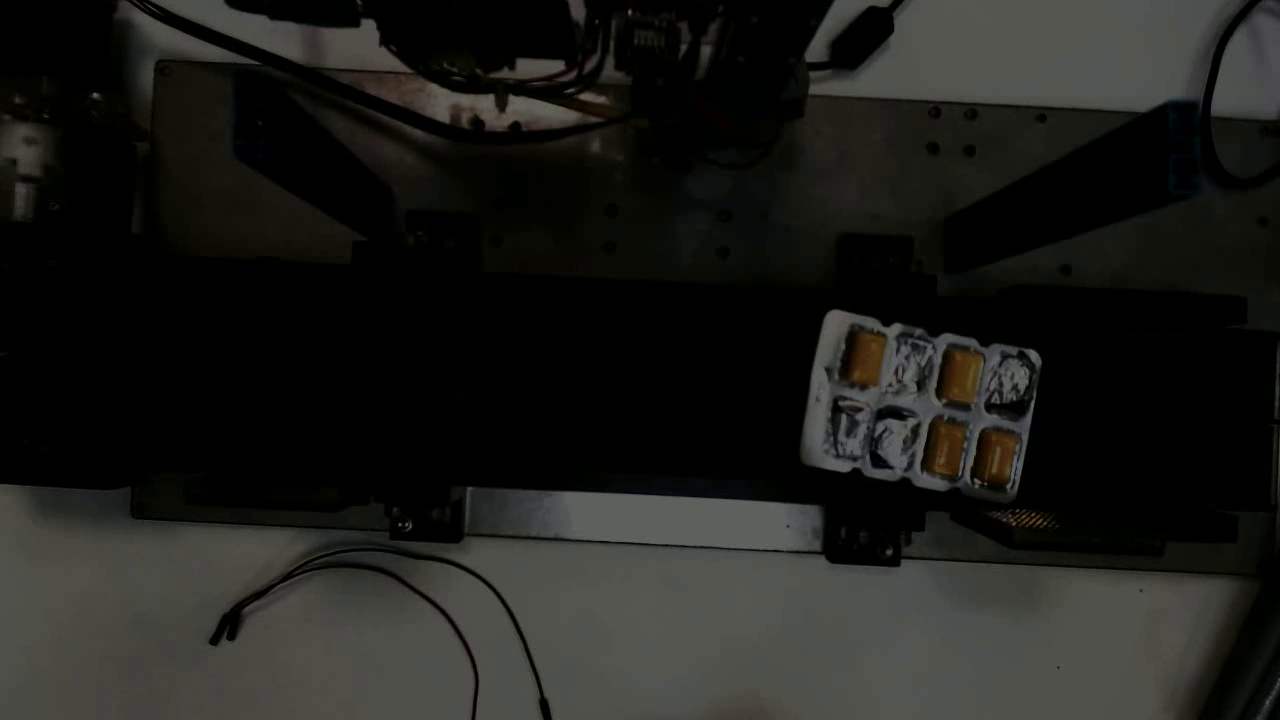
#> input picture frame 25 of data/Defect/clip_1762492660.mp4, 1280 x 720 px, given in place of the camera
$ python count_pills_simple.py
#> lines starting #> are read from the running program, lines starting #| are printed output that depends on the picture; after the words box and inside, x2 and y2 are one past the last pixel; in counts of white or black regions, pixels touching at a corner belong together
#> in main, frame is the input picture: shape (720, 1280, 3); mean B, G, R 26.9, 30, 29.8
import cv2, json, argparse, time, numpy as np
from pathlib import Path
from collections import deque

# [5 lines left out: function load_quad, not called in this run]

def warp_topdown(bgr, M, size):
    return cv2.warpPerspective(bgr, M, size)

def build_blob_params(cfg):
    p = cv2.SimpleBlobDetector_Params()
    p.minThreshold  = cfg["min_thr"]
    p.maxThreshold  = cfg["max_thr"]
    p.thresholdStep = cfg["thr_step"]

    p.filterByArea = True
    p.minArea = float(cfg["min_area"]); p.maxArea = float(cfg["max_area"])

    p.filterByCircularity = True; p.minCircularity = float(cfg["min_circ"])
    p.filterByConvexity  = True; p.minConvexity   = float(cfg["min_conv"])
    p.filterByInertia    = True; p.minInertiaRatio= float(cfg["min_inertia"])
    p.filterByColor = False
    return cv2.SimpleBlobDetector_create(p)

def apply_gamma(img, gamma):
    if abs(gamma - 1.0) < 1e-3: return img
    # LUT for speed
    inv = 1.0 / max(1e-6, gamma)
    table = (np.clip(((np.arange(256)/255.0) ** inv) * 255.0, 0, 255)).astype(np.uint8)
    return cv2.LUT(img, table)

def apply_wb_gains(bgr, gains):
    if gains is None: return bgr
    gB, gG, gR = gains
    out = bgr.astype(np.float32)
    out[...,0] *= gB; out[...,1] *= gG; out[...,2] *= gR
    return np.clip(out, 0, 255).astype(np.uint8)

def center_zoom(bgr, zoom):
#> called with zoom = 2.5
    if zoom <= 1.0 + 1e-6: return bgr
    h, w = bgr.shape[:2]
    nh, nw = int(h/zoom), int(w/zoom)
    y1 = max(0, (h - nh)//2); x1 = max(0, (w - nw)//2)
    crop = bgr[y1:y1+nh, x1:x1+nw]
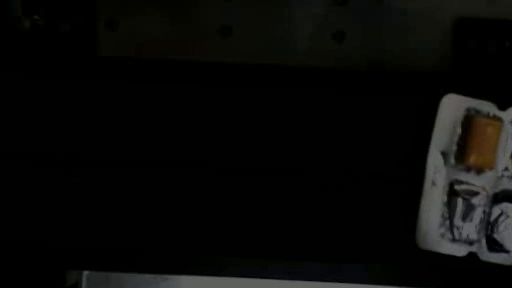
#> crop: shape (288, 512, 3); mean B, G, R 8.2, 9.9, 9.4
    return cv2.resize(crop, (w, h), interpolation=cv2.INTER_LINEAR)

def preprocess_frame(frame_bgr, pre):
    # digital zoom
    img = center_zoom(frame_bgr, pre["zoom"])
    # rotate (keep tray aligned)
    if abs(pre["rotate_deg"]) > 1e-3:
        h, w = img.shape[:2]
        M = cv2.getRotationMatrix2D((w/2, h/2), pre["rotate_deg"], 1.0)
        img = cv2.warpAffine(img, M, (w, h))
    # brightness/contrast (alpha, beta)
    img = cv2.convertScaleAbs(img, alpha=pre["alpha"], beta=pre["beta"])
    # gamma
    img = apply_gamma(img, pre["gamma"])
    # simple white-balance gains
    img = apply_wb_gains(img, pre["wb"]) if pre["wb"] else img
    # Return both color + gray variants
    gray = cv2.cvtColor(img, cv2.COLOR_BGR2GRAY)
    # CLAHE
    clahe = cv2.createCLAHE(clipLimit=pre["clahe_clip"], tileGridSize=(pre["clahe_tile"], pre["clahe_tile"]))
    gray = clahe.apply(gray)
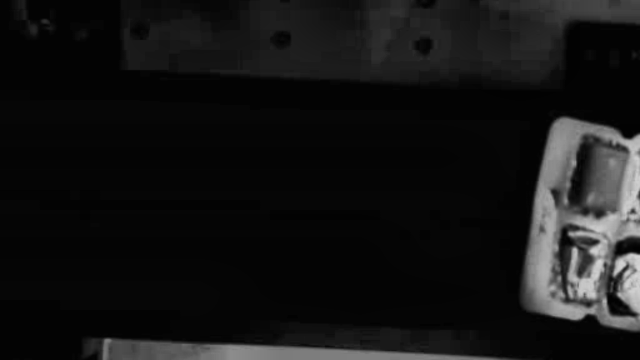
#> gray: shape (720, 1280) (shown at 1/2 size); min 2, max 213, mean 20.7
    # blur
    if pre["blur"] > 0:
        k = pre["blur"] + (1 - pre["blur"] % 2)  # odd
#> k = 5
        gray = cv2.GaussianBlur(gray, (k, k), 0)
    return img, gray

class TemporalPillTracker:
    def __init__(self, max_frames=30, cluster_distance=30.0, min_detection_ratio=0.3):
        # Ensure max_frames is at least 2 for temporal tracking to work
        self.max_frames = max(2, max_frames) if max_frames > 0 else 2
        self.cluster_distance = cluster_distance
        self.min_detection_ratio = min_detection_ratio
        self.detection_history = deque(maxlen=self.max_frames)
        self.frame_counter = 0

    def add_frame(self, keypoints):
        points = np.array([(kp.pt[0], kp.pt[1]) for kp in keypoints], dtype=np.float32)
        self.detection_history.append((self.frame_counter, points))
        self.frame_counter += 1

    def get_stable_count(self):
        if len(self.detection_history) < 2:
            if self.detection_history:
                return len(self.detection_history[-1][1])
            return 0

        # Collect all detection points with their frame indices
        all_points = []
        for frame_idx, points in self.detection_history:
            for pt in points:
                all_points.append((pt[0], pt[1], frame_idx))

        if not all_points:
            return 0

        # Convert to numpy for efficient computation
        points_array = np.array([(p[0], p[1]) for p in all_points], dtype=np.float32)
        frame_indices = np.array([p[2] for p in all_points], dtype=np.int32)

        # Cluster nearby detections (same pill across frames)
        clusters = self._cluster_points(points_array, frame_indices)

        # Count clusters that appear frequently enough
        min_frames_required = max(1, int(len(self.detection_history) * self.min_detection_ratio))
        stable_count = 0

        for cluster_frames in clusters:
            if len(cluster_frames) >= min_frames_required:
                stable_count += 1

        return stable_count

    # [31 lines left out: function _cluster_points, not called in this run]

    def reset(self):
        self.detection_history.clear()
        self.frame_counter = 0

DEFAULTS = {
    "warp": {"quad": "", "width": 600, "height": 300},
    "preprocess": {
        "zoom": 2.5, "rotate_deg": 0.0,
        "alpha": 1.0, "beta": 0.0,           # contrast, brightness
        "gamma": 1.0,
        "wb": [1.0, 1.0, 1.0],               # B,G,R gains; set null to disable
        "clahe_clip": 2.0, "clahe_tile": 8,
        "blur": 5
    },
    "blob": {
        "min_area": 300, "max_area": 5000,
        "min_circ": 0.6, "min_conv": 0.7, "min_inertia": 0.2,
        "min_thr": 10, "max_thr": 220, "thr_step": 10
    },
    "temporal": {
        "enabled": True,
        "max_frames": 10,              # Number of frames to track (recommended: 20-45)
        "cluster_distance": 30.0,       # Pixel distance for clustering (recommended: 25-40)
        "min_detection_ratio": 0.3      # Min appearance ratio (recommended: 0.2-0.4)
    }
}

def load_settings(path):
    cfg = json.loads(json.dumps(DEFAULTS))  # deep copy
    if path and Path(path).exists():
        user = json.loads(Path(path).read_text())
        # shallow-merge top levels
        for k in user:
            if isinstance(user[k], dict):
                cfg[k].update(user[k])
            else:
                cfg[k] = user[k]
    return cfg

def configure_camera(cap, args):
    if args.fourcc:
        cap.set(cv2.CAP_PROP_FOURCC, cv2.VideoWriter_fourcc(*args.fourcc))
    if args.cam_w>0: cap.set(cv2.CAP_PROP_FRAME_WIDTH,  args.cam_w)
    if args.cam_h>0: cap.set(cv2.CAP_PROP_FRAME_HEIGHT, args.cam_h)
    if args.cam_fps>0: cap.set(cv2.CAP_PROP_FPS, args.cam_fps)
    if args.auto_exposure is not None:
        cap.set(cv2.CAP_PROP_AUTO_EXPOSURE, 0.75 if args.auto_exposure else 0.25)
    if args.exposure is not None:
        cap.set(cv2.CAP_PROP_EXPOSURE, float(args.exposure))
    if args.auto_wb is not None:
        cap.set(cv2.CAP_PROP_AUTO_WB, 1 if args.auto_wb else 0)
    if args.wb_temp is not None:
        cap.set(cv2.CAP_PROP_WB_TEMPERATURE, int(args.wb_temp))
    if args.brightness is not None:
        cap.set(cv2.CAP_PROP_BRIGHTNESS, float(args.brightness))
    if args.gain is not None:
        cap.set(cv2.CAP_PROP_GAIN, float(args.gain))
    if args.auto_focus is not None:
        cap.set(cv2.CAP_PROP_AUTOFOCUS, 1 if args.auto_focus else 0)
    if args.focus is not None:
        cap.set(cv2.CAP_PROP_FOCUS, float(args.focus))

def main():
    ap = argparse.ArgumentParser()
    ap.add_argument("--src", default="0", help="Camera index or path to video/image")
    ap.add_argument("--settings", default="", help="JSON with warp/preprocess/blob (applied to ALL sources)")

    # camera (live only)
    ap.add_argument("--backend", default="", help="DSHOW/MSMF")
    ap.add_argument("--fourcc",  default="", help="e.g. MJPG, YUY2")
    ap.add_argument("--cam-w", type=int, default=1280)
    ap.add_argument("--cam-h", type=int, default=720)
    ap.add_argument("--cam-fps", type=int, default=30)
    ap.add_argument("--auto-exposure", type=lambda s:s.lower() in ("1","true","yes"), default=None)
    ap.add_argument("--exposure", type=float, default=None)
    ap.add_argument("--auto-wb", type=lambda s:s.lower() in ("1","true","yes"), default=None)
    ap.add_argument("--wb-temp", type=int, default=None)
    ap.add_argument("--brightness", type=float, default=None)
    ap.add_argument("--gain", type=float, default=None)
    ap.add_argument("--auto-focus", type=lambda s:s.lower() in ("1","true","yes"), default=None)
    ap.add_argument("--focus", type=float, default=None)

    # quick overrides
    ap.add_argument("--zoom", type=float, default=None)
    ap.add_argument("--rotate", type=float, default=None)
    ap.add_argument("--alpha", type=float, default=None)
    ap.add_argument("--beta", type=float, default=None)
    ap.add_argument("--gamma", type=float, default=None)

    # temporal aggregation
    ap.add_argument("--no-temporal", action="store_true", help="Disable temporal aggregation")
    ap.add_argument("--temporal-frames", type=int, default=None, help="Number of frames to track (default: 30)")
    ap.add_argument("--temporal-distance", type=float, default=None, help="Cluster distance in pixels (default: 30.0)")
    ap.add_argument("--temporal-ratio", type=float, default=None, help="Min detection ratio 0.0-1.0 (default: 0.3)")

    # show FPS
    ap.add_argument("--show-fps", action="store_true")
    args = ap.parse_args()

    cfg = load_settings(args.settings)
    # overrides
    if args.zoom   is not None: cfg["preprocess"]["zoom"] = args.zoom
    if args.rotate is not None: cfg["preprocess"]["rotate_deg"] = args.rotate
    if args.alpha  is not None: cfg["preprocess"]["alpha"] = args.alpha
    if args.beta   is not None: cfg["preprocess"]["beta"]  = args.beta
    if args.gamma  is not None: cfg["preprocess"]["gamma"] = args.gamma

    # temporal overrides
    if args.no_temporal:
        cfg["temporal"]["enabled"] = False
    if args.temporal_frames is not None:
        cfg["temporal"]["max_frames"] = args.temporal_frames
    if args.temporal_distance is not None:
        cfg["temporal"]["cluster_distance"] = args.temporal_distance
    if args.temporal_ratio is not None:
        cfg["temporal"]["min_detection_ratio"] = args.temporal_ratio

    warp_w = cfg["warp"]["width"]; warp_h = cfg["warp"]["height"]
    M = None
    if cfg["warp"]["quad"]:
        M = load_quad(cfg["warp"]["quad"], warp_w, warp_h)

    # single image → one shot
    src_arg = args.src
    is_image = isinstance(src_arg, str) and src_arg.lower().endswith((".jpg",".jpeg",".png",".bmp",".tif",".tiff"))
    detector = build_blob_params(cfg["blob"])

    # Initialize temporal tracker (only for video/camera streams)
    tracker = None
    if not is_image and cfg["temporal"]["enabled"]:
        # Validate max_frames - if 0 or negative, disable temporal tracking
        if cfg["temporal"]["max_frames"] <= 0:
            print("WARNING: max_frames <= 0, disabling temporal tracking")
            cfg["temporal"]["enabled"] = False
        else:
            tracker = TemporalPillTracker(
                max_frames=cfg["temporal"]["max_frames"],
                cluster_distance=cfg["temporal"]["cluster_distance"],
                min_detection_ratio=cfg["temporal"]["min_detection_ratio"]
            )
            print(f"Temporal tracking: {cfg['temporal']['max_frames']} frames, "
                  f"distance={cfg['temporal']['cluster_distance']:.1f}px, "
                  f"ratio={cfg['temporal']['min_detection_ratio']:.2f}")

    def process_frame(frame, use_temporal=True):
        # unified preprocessing (identical for camera & video)
        color, gray = preprocess_frame(frame, cfg["preprocess"])
        warped = warp_topdown(color, M, (warp_w, warp_h)) if M is not None else cv2.resize(color, (warp_w, warp_h))
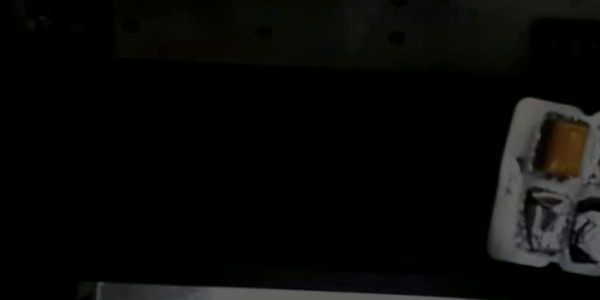
#> warped: shape (300, 600, 3); mean B, G, R 8.2, 9.8, 9.3
        gray_w = cv2.cvtColor(warped, cv2.COLOR_BGR2GRAY)
        # CLAHE/blur again after warp to stabilize size/contrast
        clahe = cv2.createCLAHE(clipLimit=cfg["preprocess"]["clahe_clip"], tileGridSize=(cfg["preprocess"]["clahe_tile"], cfg["preprocess"]["clahe_tile"]))
        gray_w = clahe.apply(gray_w)
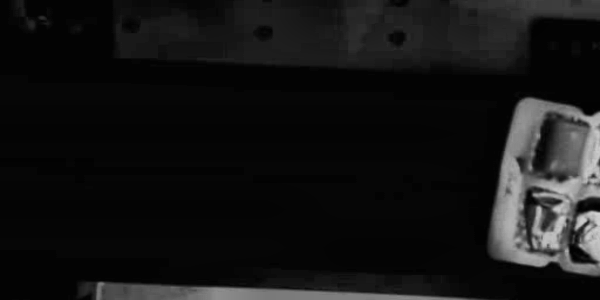
#> gray_w: shape (300, 600); min 2, max 208, mean 20.5
        if cfg["preprocess"]["blur"] > 0:
            k = cfg["preprocess"]["blur"] + (1 - cfg["preprocess"]["blur"] % 2)
            gray_w = cv2.GaussianBlur(gray_w, (k, k), 0)
        kps = detector.detect(gray_w)
#> kps = ()

        # Get count with temporal aggregation if enabled
        if use_temporal and tracker is not None:
            tracker.add_frame(kps)
#> in add_frame, `points = np.array([(kp.pt[0], kp.pt[1]) for kp in keypoints], dtype=np..`: points = empty array
            stable_count = tracker.get_stable_count()
            current_count = len(kps)
#> current_count = 0
            count_text = f"stable={stable_count} (current={current_count})"
#> count_text = 'stable=0 (current=0)'
            # Color coding based on stable count
            if stable_count >= 8:
                count_color = (0, 255, 0)  # Green - OK
            elif stable_count >= 6:
                count_color = (0, 165, 255)  # Orange - partial detection
            else:
                count_color = (0, 0, 255)  # Red - likely defect
        else:
            stable_count = len(kps)
            count_text = f"count={stable_count}"
            count_color = (0, 255, 0)

        vis = cv2.drawKeypoints(warped, kps, None, (0,255,0), cv2.DRAW_MATCHES_FLAGS_DRAW_RICH_KEYPOINTS)
        cv2.putText(vis, count_text, (10,30), cv2.FONT_HERSHEY_SIMPLEX, 0.8, count_color, 2)
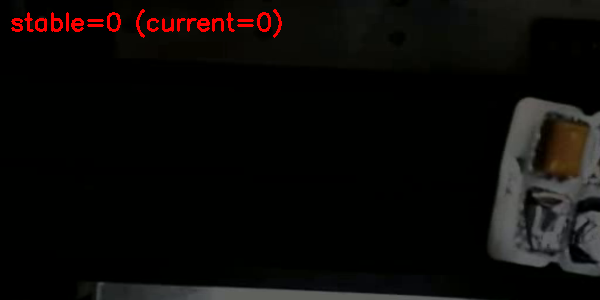
#> vis: shape (300, 600, 3); 1.01% of pixels changed, all inside (x1, y1, x2, y2) = (11, 9, 282, 38)
        return vis

    if is_image:
        img = cv2.imread(src_arg)
        if img is None: print(f"ERROR: cannot open image {src_arg}"); return
        out = process_frame(img, use_temporal=False)
        cv2.imshow("pill_count_warp", out)
        cv2.waitKey(0); cv2.destroyAllWindows()
        return

    # open camera/video
    # (backend hint for Windows)
    if args.backend.upper() == "DSHOW":
        cap = cv2.VideoCapture(int(src_arg) if src_arg.isdigit() else src_arg, cv2.CAP_DSHOW)
    elif args.backend.upper() == "MSMF":
        cap = cv2.VideoCapture(int(src_arg) if src_arg.isdigit() else src_arg, cv2.CAP_MSMF)
    else:
        cap = cv2.VideoCapture(int(src_arg) if src_arg.isdigit() else src_arg)

    if not cap.isOpened():
        print(f"ERROR: cannot open source {src_arg}"); return

    # Live-only properties (videos ignore these; that’s fine — our processing is identical)
    if src_arg.isdigit():
        configure_camera(cap, args)

    last, frames, fps_txt = time.time(), 0, ""
    while True:
        ok, frame = cap.read()
        if not ok: break
        vis = process_frame(frame, use_temporal=(tracker is not None))
        if args.show_fps:
            frames += 1
            now = time.time()
            if now - last >= 0.5:
                fps_txt = f"{frames/(now-last):.1f} FPS"; frames = 0; last = now
            cv2.putText(vis, fps_txt, (10,60), cv2.FONT_HERSHEY_SIMPLEX, 0.8, (255,255,0), 2)
        cv2.imshow("pill_count_warp", vis)
        if (cv2.waitKey(1) & 0xFF) in (27, ord('q')): break
#> (key q is pressed here)

    cap.release(); cv2.destroyAllWindows()

if __name__ == "__main__":
    main()

$ run again, starting later in the video
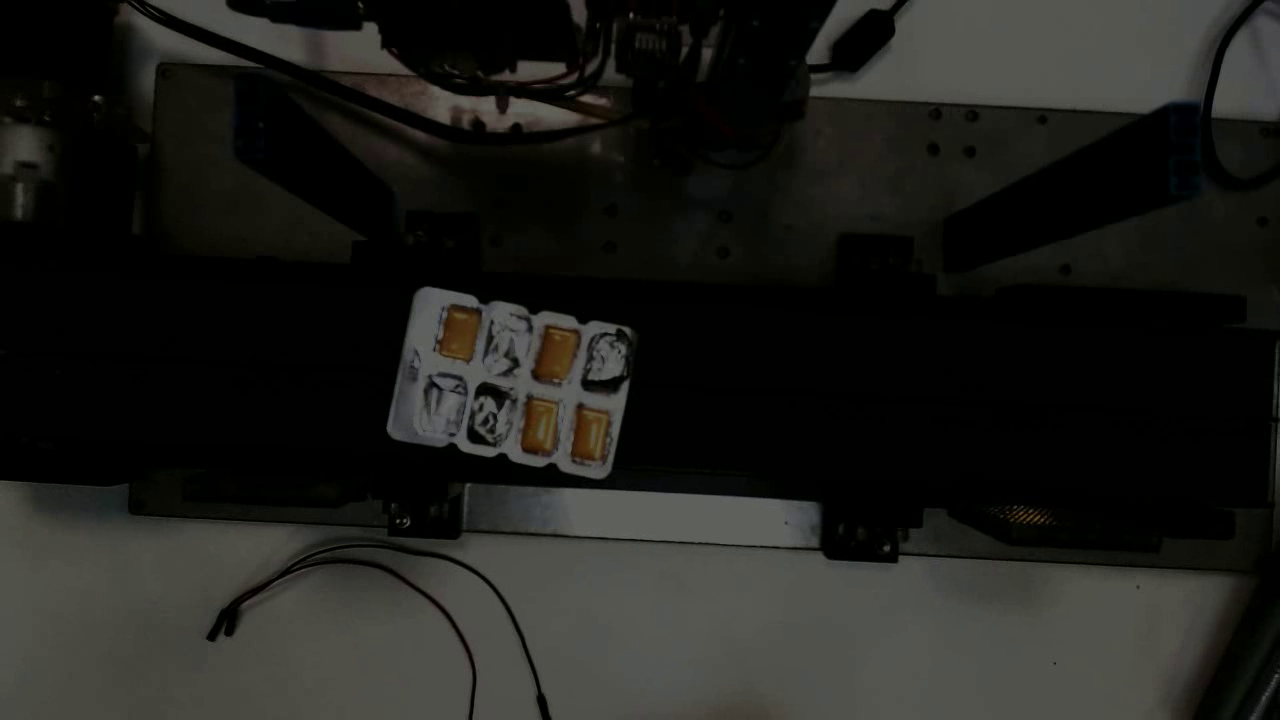
#> input picture frame 114 of data/Defect/clip_1762492660.mp4, 1280 x 720 px, given in place of the camera
#> in main, frame is the input picture: shape (720, 1280, 3); mean B, G, R 27.7, 30.9, 30.9
#> in preprocess_frame, `gray = clahe.apply(gray)`:
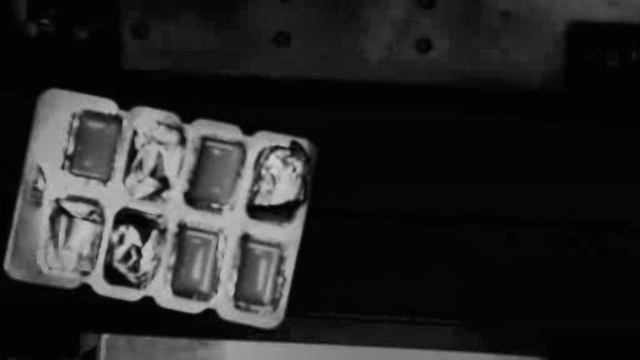
#> gray: shape (720, 1280) (shown at 1/2 size); min 1, max 206, mean 38.6
#> k = 5
#> kps = 3 keypoints; (x, y, size): (201, 144, 63.7), (182, 219, 62.5), (87, 120, 60.4)
#> points = [[200.6, 143.7], [87.36, 120.3], [182, 218.9]]
#> current_count = 3
#> count_text = 'stable=3 (current=3)'
#> in process_frame, `cv2.putText(vis, count_text, (10,30), cv2.FONT_HERSHEY_SIMPLEX, 0.8, c..`:
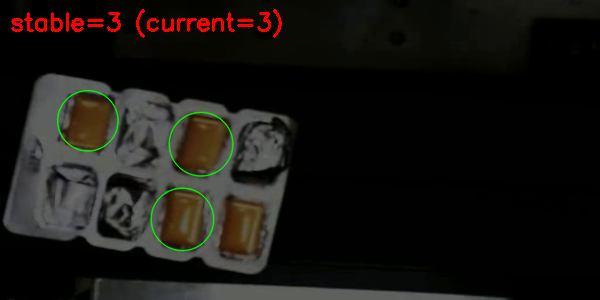
#> vis: shape (300, 600, 3); mean B, G, R 18, 21.8, 23.8
